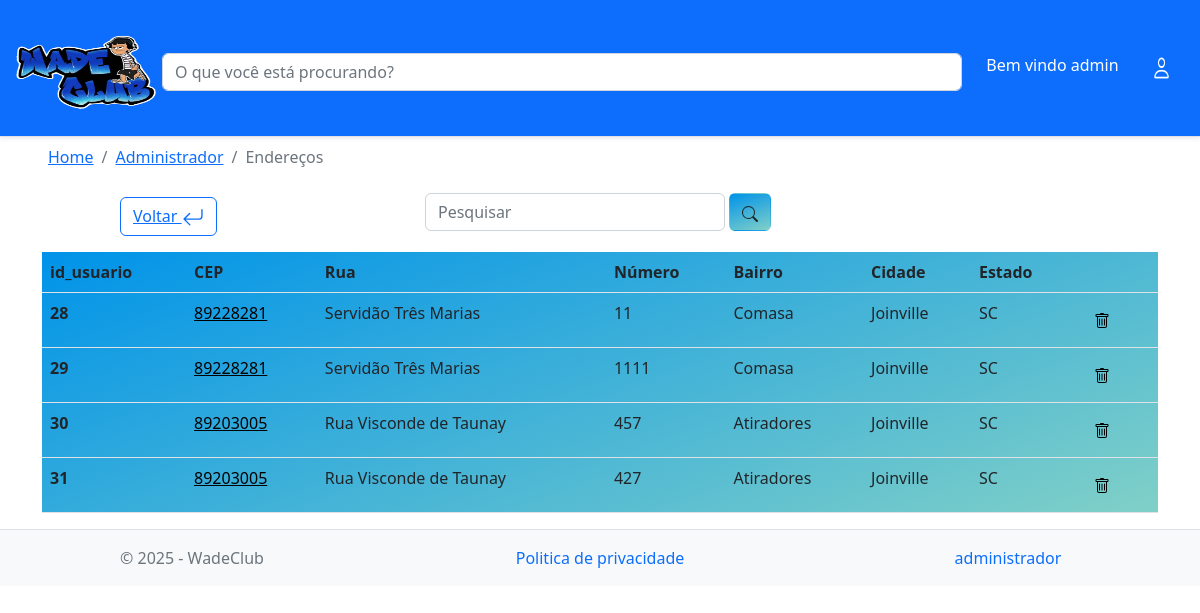
Screenshot of /adm_enderecos.php (signed in) with the database file from the repository.
### tables this page shows
CREATE TABLE `endereco` (
  `id` int(11) NOT NULL,
  `cep` int(10) NOT NULL,
  `rua` varchar(30) NOT NULL,
  `numero` int(10) NOT NULL,
  `bairro` varchar(30) NOT NULL,
  `cidade` varchar(30) NOT NULL,
  `estado` varchar(30) NOT NULL,
  `id_usuario` int(11) NOT NULL
);

### listar_enderecos.php (called while the page is built, shortened)
<?php
include("conexao.php");
$comando = $pdo->prepare("SELECT * FROM endereco;");
$comando->execute();
if ($comando->rowCount() >= 1) {
    $listaItens = $comando->fetchAll();
} else {
    echo("Não há itens cadastrados");
}

### adm_enderecos.php (the view, shortened to what this page needs)
  <?php
include "conexao.php";
?>
<!doctype html>
<html lang="pt-br">
<head>
  <link href="https://cdn.jsdelivr.net/npm/bootstrap@5.2.1/dist/css/bootstrap.min.css" rel="stylesheet"
>
</head>
<body>
    <nav class=" navbar  navbar-expand-lg navbar-dark bg-primary border-bottom shadow-sm ">
        <div class="container-fluid">
            <div class="d-none d-md-block">
                <a href="Untitled-1.php"> <img class="pt-2" src="img/logo.png" width="150" height="120"></a>
            </div>
            <div class="box-search d-flex justify-content-center pt-2 col">
                <input class=" form-control me-2" type="search" placeholder="O que você está procurando?" id="pesquisar" name="pesquisar" class="">
            </div>
            <div class="align-self end ">
                <div class="navbar-collapse collapse">
                    <ul class="navbar-nav">
                      <?php if(!isset($_SESSION['id']) and (!isset($_SESSION['nome']))){ ?>
                        <li class="nav-item">
                            <a href="login.html" class="m-2 nav-link  text-white"> Entrar</a>
                        </li>
                        <li class="nav-item">
                            <a href="cadastro.html" class="m-2 nav-link  text-white"> Cadastrar</a>
                        </li>
                        <?php }else{ ?>
                          <li class="nav-item">
                            <a href="informacoes_usuario.php" class="m-2 nav-link  text-white"> Bem vindo <?php echo $_SESSION['nome']; ?></a>
                        </li>
                        <?php } ?>
                        <li class="nav-item">
                          <a class="btn btn-primary m-2  nav-link text-white" data-bs-toggle="offcanvas" href="#offcanvasRight" role="button" aria-controls="offcanvasRight">
                                <img src="img/bi_person.png" height="28">
                            </a>
                        </li>
                    </ul>
                </div>
            </div>
        </div>
    </nav>
    <main>
    <nav aria-label="breadcrumb">
        <ol class="mx-5 mt-2 breadcrumb">
            <li class="breadcrumb-item"><a href="Untitled-1.php">Home</a></li>
            <li class="breadcrumb-item"><a href="tela_adm.php">Administrador</a></li>
            <li class="breadcrumb-item active" aria-current="page">Endereços</li>
        </ol>
    </nav>
    <div class="box-search d-flex justify-content-center py-2">
        <input type="search" class="form-control w-25" placeholder="Pesquisar" id="pesquisar2" name="pesquisar2">
        <button onclick="searchData2()" class="btn mx-1" style=" background-image: linear-gradient(160deg, #0093E9 0%, #80D0C7 100%);">
        </button>
    </div>
    <a href="tela_adm.php" class="d-flex col-1" style="margin-left: 10%; margin-top:-3.5%;">
        <button type="button" class="btn btn-outline-primary">
            Voltar
        </button>
    </a>
    <div class="container mt-3">
        <table class="table table-hover" style=" background-image: linear-gradient(160deg, #0093E9 0%, #80D0C7 100%);">
        <thead>
              <tr>
                <th scope="col">id_usuario</th>
                <th scope="col">CEP</th>
                <th scope="col">Rua</th>
                <th scope="col">Número</th>
                <th scope="col">Bairro</th>
                <th scope="col">Cidade</th>
                <th scope="col">Estado</th>
                <th scope="col"></th>
              </tr>
            </thead>
            <tbody>
              <tr>
                    <?php
                    if (!empty($_GET["search"])) {
                        $data = $_GET["search"];
                        $comando = $pdo->prepare(
                            "SELECT * FROM endereco WHERE id_usuario LIKE '%$data%' or rua LIKE '%$data%' or bairro LIKE '%$data%' or cidade LIKE '%$data%' or estado LIKE '%$data%'"
                        );
                        $comando->execute();
                        if ($comando->rowCount() >= 1) {
                            $listaItens = $comando->fetchAll();
                        }
                    } else {
                        include "listar_enderecos.php";
                    }
                    if (!empty($listaItens)) {
                        foreach ($listaItens as $linha) { ?>
                        <th scope="row"><?php echo $linha["id_usuario"]; ?></th>
                        <td><a style=" color:black;"  href="adm_informacoes.php?id_usuario=<?php echo $linha['id_usuario'];?>"><?php echo $linha["cep"];?></a></td>
                        <td><?php echo $linha["rua"]; ?></td>
                        <td><?php echo $linha["numero"]; ?></td>
                        <td><?php echo $linha["bairro"]; ?></td>
                        <td><?php echo $linha["cidade"]; ?></td>
                        <td><?php echo $linha["estado"]; ?></td>
                        <td><a href="excluir_endereco.php?id_usuario=<?php echo $linha[
                            "id_usuario"
                        ]; ?>" >
                          <button type="button" class="btn btn-outline" data-bs-toggle="tooltip" data-bs-placement="top"  title="Excluir endereço">
                          </button>
                        </a></td>
              </tr>
              <?php }
                    }
                    ?>
            </tbody>
          </table>
    </div>
  </main>
  <footer class=" border-top text-muted bg-light">
    <div class="coontainer">
      <div class="row py-3">
        <div class="col-12 col-md-4 text-center text-md-left">
          &copy; 2025 - WadeClub
        </div>
        <div class="col-12 col-md-4 text-center">
          <a href="#" class="text-decoration-none text dark">Politica de privacidade</a>
        </div>
        <div class="col-12 col-md-4 text-center text-md-right">
          <?php if (!isset($_SESSION["id"]) and !isset($_SESSION["nome"])) {
              echo '<a href="#" class="text-decoration-none text dark">Termos de uso</a>';
          } else {
              if ($_SESSION["adm_usuario"] != 1) {
                  echo '<a href="#" class="text-decoration-none text dark">Termos de uso</a>';
              } else {
                  echo '<a href="tela_adm.php" class="text-decoration-none text dark">administrador</a>';
              }
          } ?>
        </div>
      </div>
    </div>
  </footer>
</body>
</html>

### rows the page displays
endereco: id_usuario "28", cep "89228281", rua "Servidão Três Marias", numero "11", bairro "Comasa", cidade "Joinville", estado "SC"
endereco: id_usuario "29", cep "89228281", rua "Servidão Três Marias", numero "1111", bairro "Comasa", cidade "Joinville", estado "SC"
endereco: id_usuario "30", cep "89203005", rua "Rua Visconde de Taunay", numero "457", bairro "Atiradores", cidade "Joinville", estado "SC"
endereco: id_usuario "31", cep "89203005", rua "Rua Visconde de Taunay", numero "427", bairro "Atiradores", cidade "Joinville", estado "SC"

### other values shown
$_SESSION['nome'] "admin"
